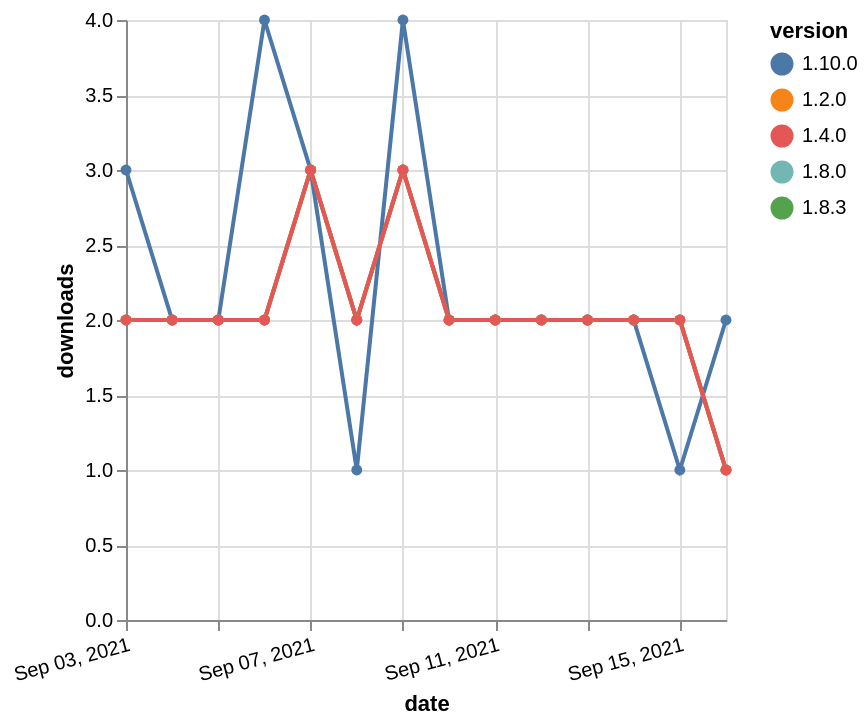

Write a Vega-Lite specification for this figure.
### Vega-Lite specification from a JSON file in a GitHub repository (floating-point values rounded to 4 significant figures)
{"$schema": "https://vega.github.io/schema/vega-lite/v5.json", "description": "A simple bar chart with embedded data.", "data": {"values": [{"date": "2021-09-03", "total": 634, "delta": 2, "version": "1.8.0"}, {"date": "2021-09-04", "total": 636, "delta": 2, "version": "1.8.0"}, {"date": "2021-09-05", "total": 638, "delta": 2, "version": "1.8.0"}, {"date": "2021-09-06", "total": 640, "delta": 2, "version": "1.8.0"}, {"date": "2021-09-07", "total": 643, "delta": 3, "version": "1.8.0"}, {"date": "2021-09-08", "total": 645, "delta": 2, "version": "1.8.0"}, {"date": "2021-09-09", "total": 648, "delta": 3, "version": "1.8.0"}, {"date": "2021-09-10", "total": 650, "delta": 2, "version": "1.8.0"}, {"date": "2021-09-11", "total": 652, "delta": 2, "version": "1.8.0"}, {"date": "2021-09-12", "total": 654, "delta": 2, "version": "1.8.0"}, {"date": "2021-09-13", "total": 656, "delta": 2, "version": "1.8.0"}, {"date": "2021-09-14", "total": 658, "delta": 2, "version": "1.8.0"}, {"date": "2021-09-15", "total": 660, "delta": 2, "version": "1.8.0"}, {"date": "2021-09-16", "total": 661, "delta": 1, "version": "1.8.0"}, {"date": "2021-09-03", "total": 359, "delta": 2, "version": "1.8.3"}, {"date": "2021-09-04", "total": 361, "delta": 2, "version": "1.8.3"}, {"date": "2021-09-05", "total": 363, "delta": 2, "version": "1.8.3"}, {"date": "2021-09-06", "total": 365, "delta": 2, "version": "1.8.3"}, {"date": "2021-09-07", "total": 368, "delta": 3, "version": "1.8.3"}, {"date": "2021-09-08", "total": 370, "delta": 2, "version": "1.8.3"}, {"date": "2021-09-09", "total": 373, "delta": 3, "version": "1.8.3"}, {"date": "2021-09-10", "total": 375, "delta": 2, "version": "1.8.3"}, {"date": "2021-09-11", "total": 377, "delta": 2, "version": "1.8.3"}, {"date": "2021-09-12", "total": 379, "delta": 2, "version": "1.8.3"}, {"date": "2021-09-13", "total": 381, "delta": 2, "version": "1.8.3"}, {"date": "2021-09-14", "total": 383, "delta": 2, "version": "1.8.3"}, {"date": "2021-09-15", "total": 385, "delta": 2, "version": "1.8.3"}, {"date": "2021-09-16", "total": 386, "delta": 1, "version": "1.8.3"}, {"date": "2021-09-03", "total": 211, "delta": 3, "version": "1.10.0"}, {"date": "2021-09-04", "total": 213, "delta": 2, "version": "1.10.0"}, {"date": "2021-09-05", "total": 215, "delta": 2, "version": "1.10.0"}, {"date": "2021-09-06", "total": 219, "delta": 4, "version": "1.10.0"}, {"date": "2021-09-07", "total": 222, "delta": 3, "version": "1.10.0"}, {"date": "2021-09-08", "total": 223, "delta": 1, "version": "1.10.0"}, {"date": "2021-09-09", "total": 227, "delta": 4, "version": "1.10.0"}, {"date": "2021-09-10", "total": 229, "delta": 2, "version": "1.10.0"}, {"date": "2021-09-11", "total": 231, "delta": 2, "version": "1.10.0"}, {"date": "2021-09-12", "total": 233, "delta": 2, "version": "1.10.0"}, {"date": "2021-09-13", "total": 235, "delta": 2, "version": "1.10.0"}, {"date": "2021-09-14", "total": 237, "delta": 2, "version": "1.10.0"}, {"date": "2021-09-15", "total": 238, "delta": 1, "version": "1.10.0"}, {"date": "2021-09-16", "total": 240, "delta": 2, "version": "1.10.0"}, {"date": "2021-09-03", "total": 1648, "delta": 2, "version": "1.2.0"}, {"date": "2021-09-04", "total": 1650, "delta": 2, "version": "1.2.0"}, {"date": "2021-09-05", "total": 1652, "delta": 2, "version": "1.2.0"}, {"date": "2021-09-06", "total": 1654, "delta": 2, "version": "1.2.0"}, {"date": "2021-09-07", "total": 1657, "delta": 3, "version": "1.2.0"}, {"date": "2021-09-08", "total": 1659, "delta": 2, "version": "1.2.0"}, {"date": "2021-09-09", "total": 1662, "delta": 3, "version": "1.2.0"}, {"date": "2021-09-10", "total": 1664, "delta": 2, "version": "1.2.0"}, {"date": "2021-09-11", "total": 1666, "delta": 2, "version": "1.2.0"}, {"date": "2021-09-12", "total": 1668, "delta": 2, "version": "1.2.0"}, {"date": "2021-09-13", "total": 1670, "delta": 2, "version": "1.2.0"}, {"date": "2021-09-14", "total": 1672, "delta": 2, "version": "1.2.0"}, {"date": "2021-09-15", "total": 1674, "delta": 2, "version": "1.2.0"}, {"date": "2021-09-16", "total": 1675, "delta": 1, "version": "1.2.0"}, {"date": "2021-09-03", "total": 1456, "delta": 2, "version": "1.4.0"}, {"date": "2021-09-04", "total": 1458, "delta": 2, "version": "1.4.0"}, {"date": "2021-09-05", "total": 1460, "delta": 2, "version": "1.4.0"}, {"date": "2021-09-06", "total": 1462, "delta": 2, "version": "1.4.0"}, {"date": "2021-09-07", "total": 1465, "delta": 3, "version": "1.4.0"}, {"date": "2021-09-08", "total": 1467, "delta": 2, "version": "1.4.0"}, {"date": "2021-09-09", "total": 1470, "delta": 3, "version": "1.4.0"}, {"date": "2021-09-10", "total": 1472, "delta": 2, "version": "1.4.0"}, {"date": "2021-09-11", "total": 1474, "delta": 2, "version": "1.4.0"}, {"date": "2021-09-12", "total": 1476, "delta": 2, "version": "1.4.0"}, {"date": "2021-09-13", "total": 1478, "delta": 2, "version": "1.4.0"}, {"date": "2021-09-14", "total": 1480, "delta": 2, "version": "1.4.0"}, {"date": "2021-09-15", "total": 1482, "delta": 2, "version": "1.4.0"}, {"date": "2021-09-16", "total": 1483, "delta": 1, "version": "1.4.0"}]}, "width": "container", "mark": {"type": "line", "point": {"filled": true}}, "encoding": {"x": {"field": "date", "type": "temporal", "timeUnit": "yearmonthdate", "title": "date", "axis": {"labelAngle": -15}}, "y": {"field": "delta", "type": "quantitative", "title": "downloads"}, "color": {"field": "version", "type": "nominal"}, "tooltip": {"field": "delta"}}}
